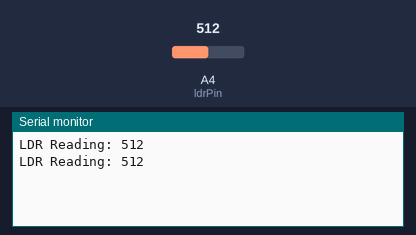
Bench run of a sketch on a simulated Arduino Uno, built with avr-gcc and run on an emulated ATmega328P. Shown: the last lines printed to the serial monitor. Inputs (shaded band) come from the test bench; at power-on: A4 (ldrPin) = 512.

Above: at 1.8 s.
1.9 s: A4 (ldrPin) set to 716
At 2.8 s:
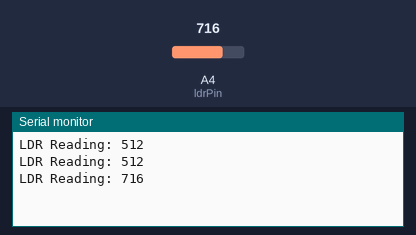
3.4 s: A4 (ldrPin) set to 900
At 4.4 s:
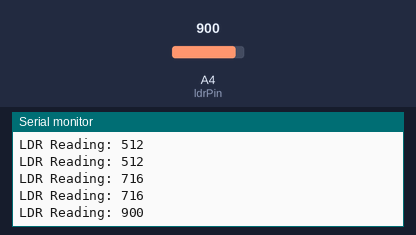
Timing chart, 0 to 6.4 s (numbered marks = the images above; inputs shaded):
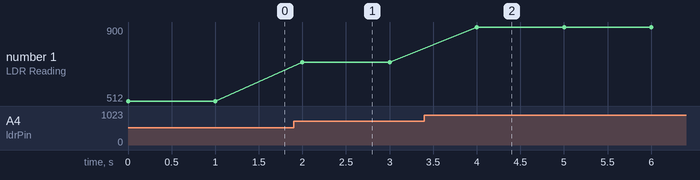

The sketch:

test_ldr.ino
```cpp
int ldrPin = A4;   // LDR connected to analog pin A0
int ldrValue = 0;

void setup() {
  Serial.begin(9600);   // start serial communication
}

void loop() {

  ldrValue = analogRead(ldrPin);   // read LDR value

  Serial.print("LDR Reading: ");
  Serial.println(ldrValue);        // print value to serial monitor

  delay(1000);   // wait half second
}
```

Measured:
- after the input at 1.9 s, the serial monitor: prints a new line after 0.10 s (image 1)
- after the input at 3.4 s, the serial monitor: prints a new line after 0.60 s (image 2)
- plotted number 1: 512 → 716 after the input at 1.9 s, 716 → 900 after the input at 3.4 s
